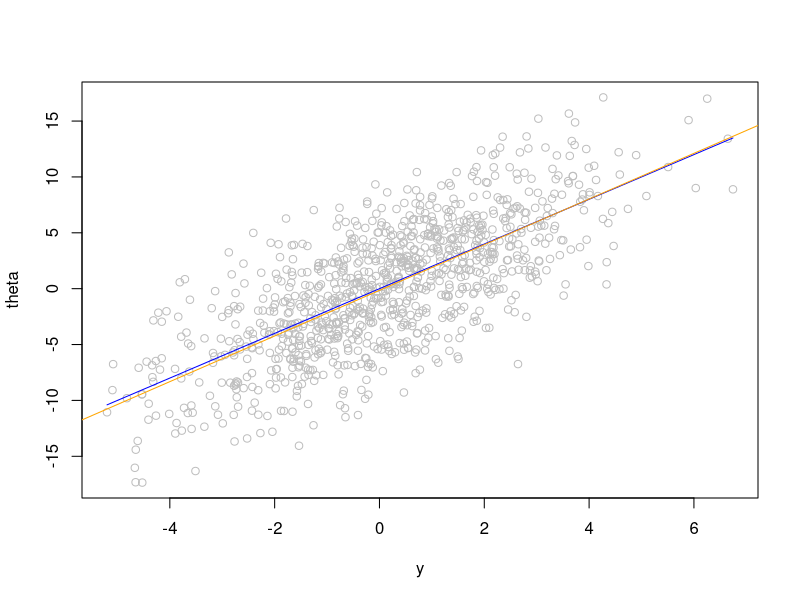

The R script that drew this image:
## ---- chunk 1
  
taille <- 1000

#On tire les thetas 
theta <- rnorm(taille, 0, 32) #je ne sais pas si il veut la variance ou l'ecart-type

#on tire les y sachant theta

y <- rnorm(taille, theta/4, 2)

## ---- chunk 2
  
taille <- 1000

#On tire les thetas 
theta <- rnorm(taille, 0, sqrt(32)) #je ne sais pas si il veut la variance ou l'ecart-type

#on tire les y sachant theta

y <- rnorm(taille, theta/4, sqrt(2))

#on trace les points
plot(y, theta, col="grey")

#on trace la droite de l'espérance

curve(2*x, add=TRUE, col="blue")

#on trace la droite de la régression linéaire

abline(lm(theta ~ y), col="orange")
